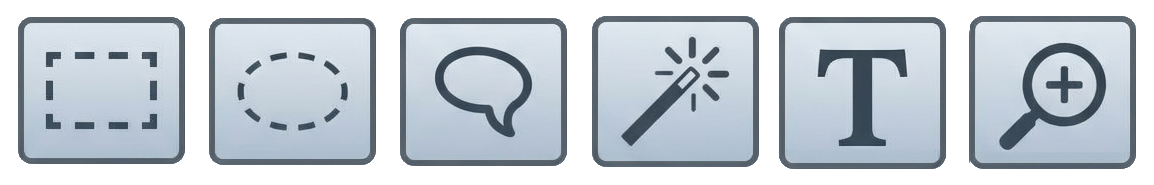
#> input picture Pesquisa_Orientada/Prototipo/Preparacao-laminas/images/Toolbar_app.png, 1154 x 185 px, found by its file name
$ python split_icons.py
#> lines starting #> are read from the running program, lines starting #| are printed output that depends on the picture
# split_icons.py — uso único

import cv2
from pathlib import Path

SRC = Path("images/toolbar_app.png")
OUT = Path("images/icons")
OUT.mkdir(parents=True, exist_ok=True)

# Mapeamento: índice no PNG → arquivo de destino
#   0 rect, 1 ellipse, 2 freedraw, 3 magic_wand, 4 ("T") → ignorado, 5 zoom
CROPS = {
    0: "rect.png",
    1: "ellipse.png",
    2: "freedraw.png",
    3: "magic_wand.png",
    5: "zoom.png",
}

img = cv2.imread(str(SRC))
#> img is the input picture: shape (185, 1154, 3); mean B, G, R 212.5, 204.6, 196.3
if img is None:
    raise SystemExit(f"Não foi possível ler {SRC}")

h, w = img.shape[:2]
#> h = 185; w = 1154
step = w // 6
#> step = 192

for idx, name in CROPS.items():
    x1 = idx * step
    x2 = w if idx == 5 else (idx + 1) * step
    cv2.imwrite(str(OUT / name), img[:, x1:x2])
    print(f"  {name:20s} → {x2 - x1}×{h} px")
#> this loop made 5 passes
#> pass 1, `cv2.imwrite(str(OUT / name), img[:, x1:x2])`:
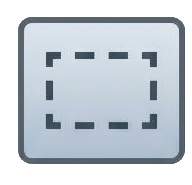
#> saved as rect.png: shape (185, 192, 3); mean B, G, R 215.7, 207.8, 199.6
#> pass 2, `cv2.imwrite(str(OUT / name), img[:, x1:x2])`:
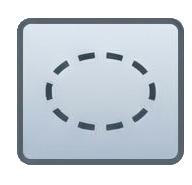
#> saved as ellipse.png: shape (185, 192, 3); mean B, G, R 217.6, 209.9, 201.9

print(f"Pronto: {len(CROPS)} ícones em {OUT.resolve()}")

$ run again, with Pesquisa_Orientada/Prototipo/Preparacao-laminas/images/01_Image_2746.jpg saved as Pesquisa_Orientada/Prototipo/Preparacao-laminas/images/Toolbar_app.png
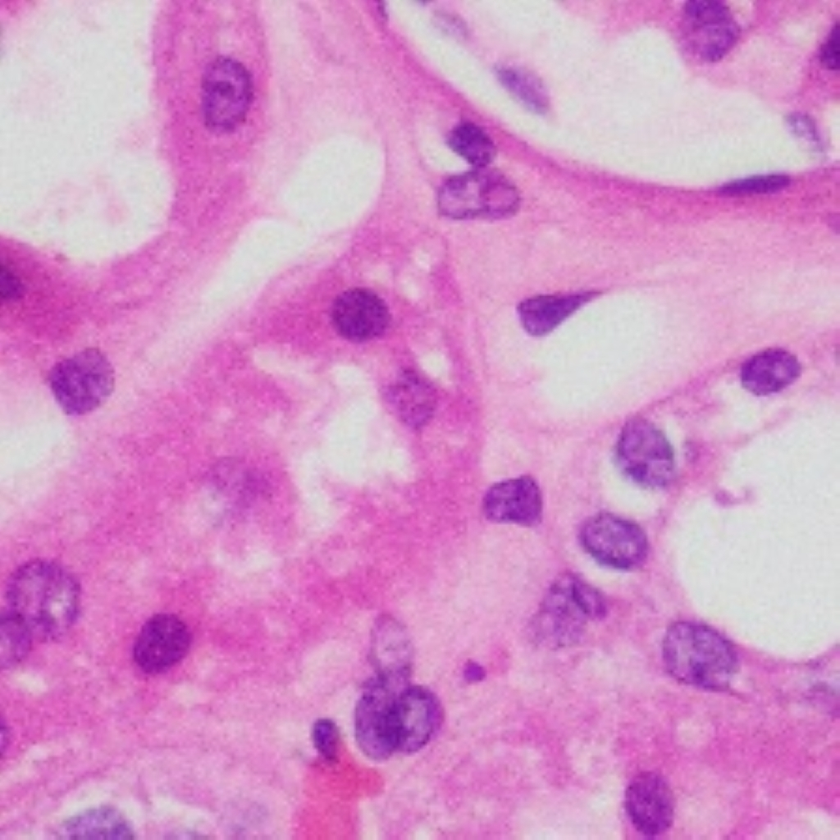
#> input picture Pesquisa_Orientada/Prototipo/Preparacao-laminas/images/01_Image_2746.jpg, 840 x 840 px, shrunk from 1024 x 1024 before the run, found by its file name
#> img is the input picture: shape (840, 840, 3); mean B, G, R 200.3, 144.6, 213.8
#> the loop `for idx, name in CROPS.items():` made 5 passes
#> pass 1, `cv2.imwrite(str(OUT / name), img[:, x1:x2])`:
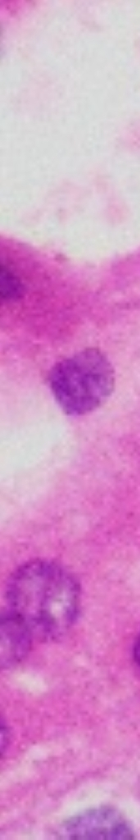
#> saved as rect.png: shape (840, 140, 3); mean B, G, R 199.8, 145.8, 213.1
#> pass 2, `cv2.imwrite(str(OUT / name), img[:, x1:x2])`:
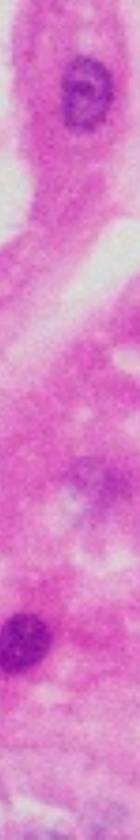
#> saved as ellipse.png: shape (840, 140, 3); mean B, G, R 197.2, 129.2, 216.3
